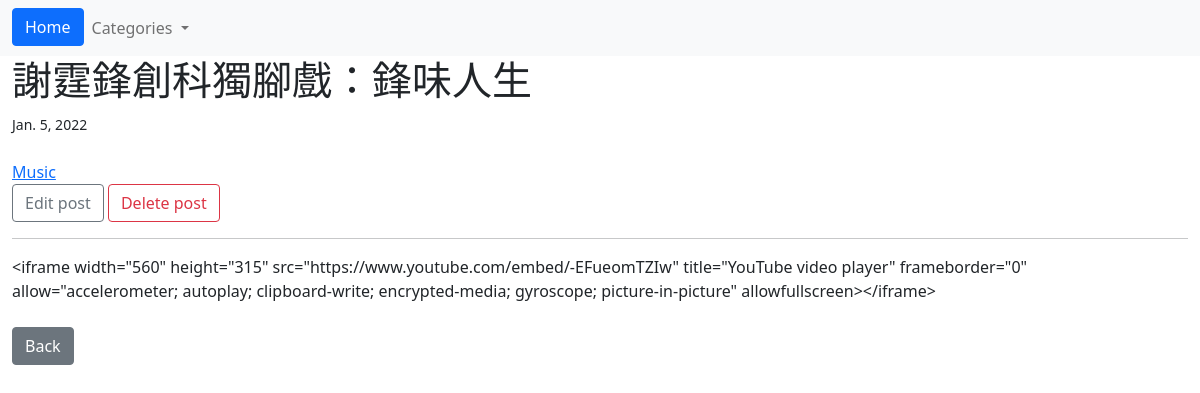
Page /article/6 on the committed database.
### blog/models.py (models this page shows, shortened)
class Post(models.Model):
    title = models.CharField(max_length= 255)
    author = models.ForeignKey(User, on_delete= models.CASCADE)
    body = models.TextField(max_length= 7000)
    post_date = models.DateField(auto_now_add= True)
    category = models.CharField(max_length= 255, default = 'China')

### blog/views.py (the view)
# urls.py: path('article/<int:pk>', ArticleDetailView.as_view(), name='article_detail'),
class ArticleDetailView(DetailView):
    model = Post
    template_name = 'article_detail.html'
    def get_context_data(self, *args, **kwargs):
        cat_menu = Category.objects.all()
        context = super(ArticleDetailView, self).get_context_data(*args, **kwargs)
        context["cat_menu"] = cat_menu
        return context

### blog/models.py (called while the page is built)
    def __str__(self):
        return self.name

### blog/templates/article_detail.html (shortened to what this page needs)
{%  extends 'base.html' %}
{%  block content %}
<h1> {{ post.title }} </h1>
<small> {{ post.post_date}} </small> <br/> <br/>
<a href ="{% url 'category' post.category  %}" > {{ post.category }} </a> <br/>
<a href ="{% url 'update_post' post.pk %}" class="btn btn-outline-secondary"> Edit post </a>
<a href ="{% url 'delete_post' post.pk %}" class="btn btn-outline-danger"> Delete post </a>
<br/>
<hr>
{{ post.body }}
<br/> <br/>
<a href="{% url 'home' %}" class="btn btn-secondary"> Back</a>
{%  endblock %}

### rows in the picture
Post: title "謝霆鋒創科獨腳戲：鋒味人生", post_date "Jan. 5, 2022", category "Music", body "<iframe width=\"560\" height=\"315\" src=\"https://www.youtube.com/embed/-EFueomTZIw\" title=\"YouTube video player\" frameborder=\"0\" allow=\"accelerometer; autoplay; clipboard-write; encrypted-media; gyroscope; picture-in-picture\" allowfullscreen></iframe>"
